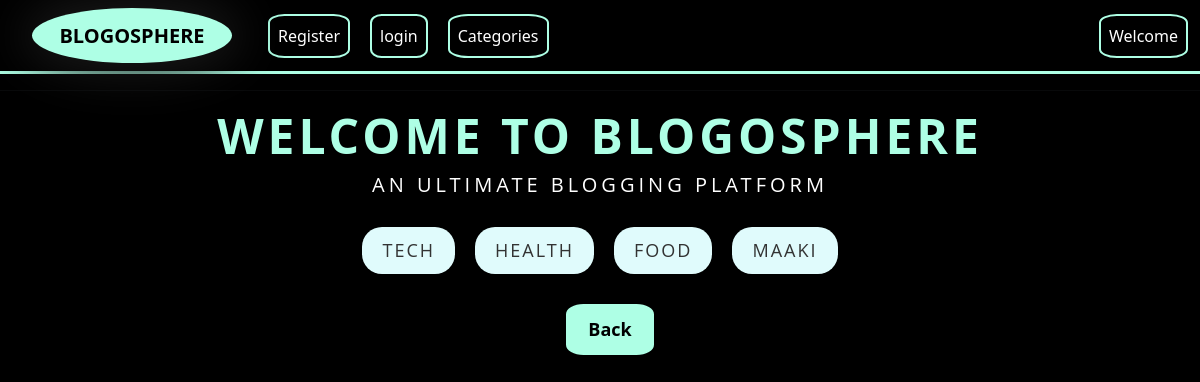
Page /categories/ on the earlier database version.
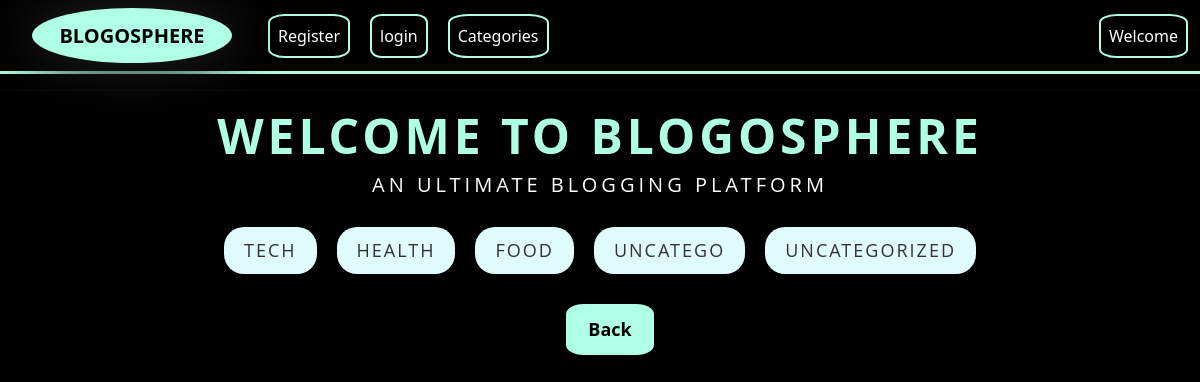
Same page on the later database version.
### blogs/models.py (models this page shows, shortened)
class Category(models.Model):
    name=models.CharField(max_length=200,default="")

### blogs/views.py (the view)
# urls.py: path('categories/', views.category_list, name='filter'),
def category_list(request):
    categories = Category.objects.all()
    return render(request, 'filter.html', {'categories': categories})

### templates/filter.html (shortened to what this page needs)
<!DOCTYPE html>
<html lang="en">
<head>
  <link rel="stylesheet" type="text/css" href="/static/css/pain..css">
  <link rel="stylesheet" href="https://cdnjs.cloudflare.com/ajax/libs/font-awesome/4.7.0/css/font-awesome.min.css">
</head>
<body>
  {% include "base.html" %}
  {% block content %}
  <h1 style="text-align: center; text-shadow: 4px 2px black; font-family: 'Open Sans', sans-serif; font-size: 48px; font-weight: bold; color: rgb(174, 255, 229); text-transform: uppercase; letter-spacing: 4px;">
    WELCOME TO BLOGOSPHERE
  </h1>
  <h5 style="text-align: center; text-shadow: 2px 2px rgb(0, 0, 0); font-family: 'Open Sans', sans-serif; color: rgb(255, 255, 255); text-transform: uppercase; letter-spacing: 4px;">
    An Ultimate Blogging platform
  </h5>
  <div class="category">
    {% for category in categories %}
    <a href="{% url 'category' category.name %}">{{ category.name }}</a>
    {% endfor %}
  </div>
  <div class="d-flex justify-content-center container">
    <a class="read-more" style="position: relative;" href="{%url 'Home'%}">Back</a>
  </div>
  {% endblock %}
</body>
</html>

Differences in the rows shown:
removed Category: name "MAAKI"
added Category: name "UNCATEGO"
added Category: name "UNCATEGORIZED"
